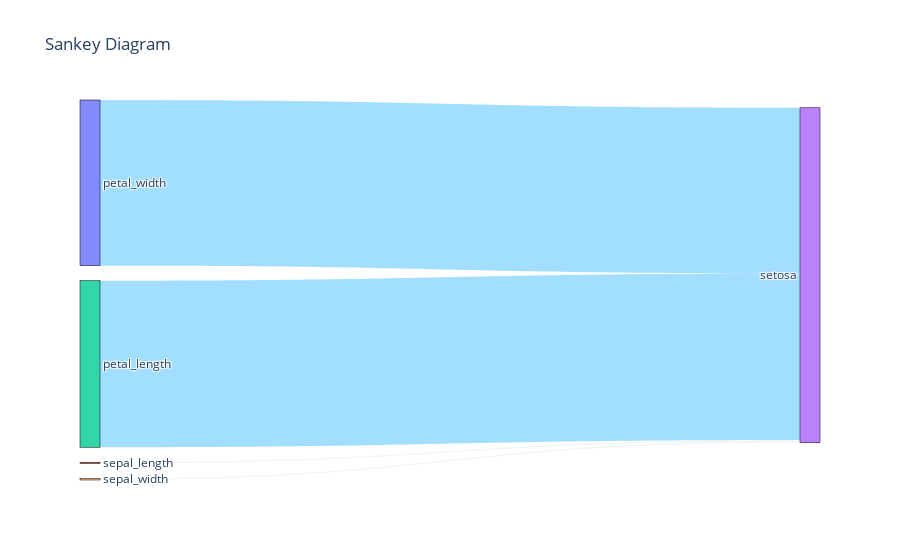

The cell this chart's notebook holds for it:
### Markdown cell above
### Sankey Diagram
A Sankey diagram will help us visualize the flow of data through our model, showing how features contribute to predictions.

### Code cell
# Analyze feature importances and relationships using a custom engine
engine = GraphAnalyzerEngine()
engine.analyze(X_cleaned, pd.DataFrame(y_enc))  # y_enc = encoded target
store = engine.get_store()  # Get the ImportanceResultStore object
label_map = dict(enumerate(meta_pipe.get_target_encoder().classes_))
relabel_targets_in_store(store, label_map)  # Make target labels human-readable

# Create and display a Sankey diagram to visualize feature-to-target relationships
fig_sankey = VisualizerFactory.make_sankey(store, show_feature_feature_links=False)
fig_sankey.show()

### Figure 1 — Plotly figure (JSON) as saved in the notebook; plotly's stock layout.template omitted (floating-point values rounded to 4 significant figures)
{"data": [{"link": {"color": ["rgba(200,200,200,0.2)", "rgba(200,200,200,0.2)", "rgba(100,200,255,0.6)", "rgba(100,200,255,0.6)"], "source": [1, 4, 2, 0], "target": [3, 3, 3, 3], "value": [0.003853, 0.004337, 0.4929, 0.4904]}, "node": {"label": ["petal_width", "sepal_length", "petal_length", "setosa", "sepal_width"], "line": {"color": "black", "width": 0.5}, "pad": 15, "thickness": 20}, "type": "sankey"}], "layout": {"font": {"size": 12}, "title": {"text": "Sankey Diagram"}}}
